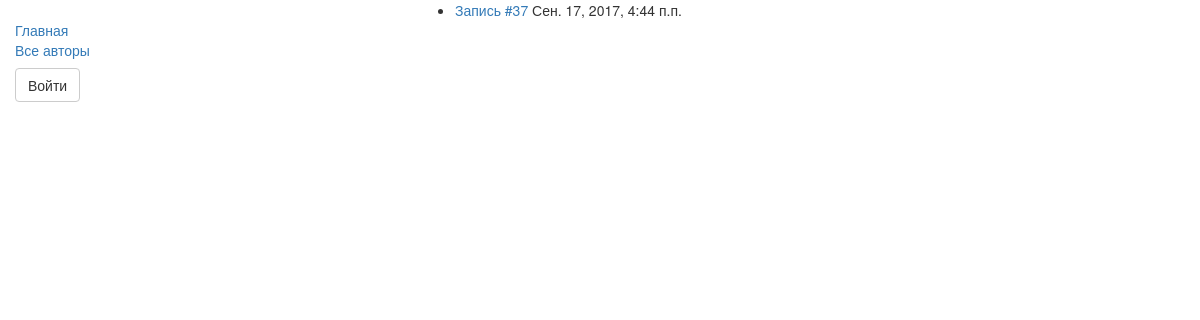
Page /blog/3/ on the earlier database version.
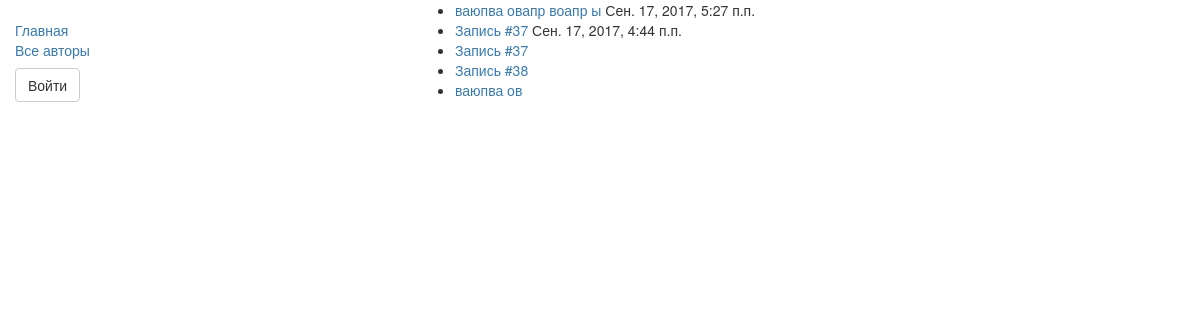
Same page on the later database version.
### blog/models.py (models this page shows, shortened)
class Post(models.Model):
    title = models.CharField(max_length=256, verbose_name='Заголовок')
    created = models.DateTimeField(auto_now_add=True, verbose_name='Создано')
    published = models.DateTimeField(blank=True, null=True, verbose_name='Опубликовано')
    content = models.TextField(verbose_name='Контент')
    author = models.ForeignKey(Profile, related_name='author', verbose_name='Автор')
    def get_absolute_url(self):
        return '/post/%i/' % self.pk
    class Meta:
        ordering = ('-published',)

### blog/views.py (the view)
# urls.py: url(r'^blog/(?P<author_id>\d+)/$', views.AuthorBlogList.as_view(), name='author_blog_list'),
class AuthorBlogList(ListView):
    model = Post
    context_object_name = 'author_posts_list'
    pk_url_kwarg = "author_id"
    template_name = 'posts/author_posts_list.html'
    def get_queryset(self):
        author_id = int(self.kwargs['author_id'])
        return Post.objects.filter(author_id=author_id)
    def get_context_data(self, *args, **kwargs):
        context = super(AuthorBlogList, self).get_context_data(**kwargs)
        print('AuthorBlogList.context:', int(self.kwargs['author_id']), self.request.user.id)
        context['can_create'] = int(self.kwargs['author_id']) == self.request.user.id
        return context

### blog/templates/posts/author_posts_list.html (shortened to what this page needs)
{% extends 'base_generic.html' %} {% block title %}Мой Блог{% endblock title %} {% block content %} {% if author_posts_list %}
<ul>
    {% for post in author_posts_list %}
    <li>
        <a href="{{ post.get_absolute_url }}">{{ post.title }}</a> {% if post.published %} {{ post.published }} {% else %} {% if user.id == post.author_id %}
        <a href="{% url 'publicate_post' pk=post.id %}" class="btn navbar-btn">Опубликовать</a> {% endif %} {% endif %}
    </li>
    {% endfor %}
</ul>
 {% else %}
<p>Автор пока ничего не написал...</p>
{% endif %} {% endblock content %}

Differences in the rows shown:
added Post: title "ваюпва овапр воапр ы", published "Сен. 17, 2017, 5:27 п.п."
added Post: title "Запись #37"
added Post: title "Запись #38"
added Post: title "ваюпва ов"
